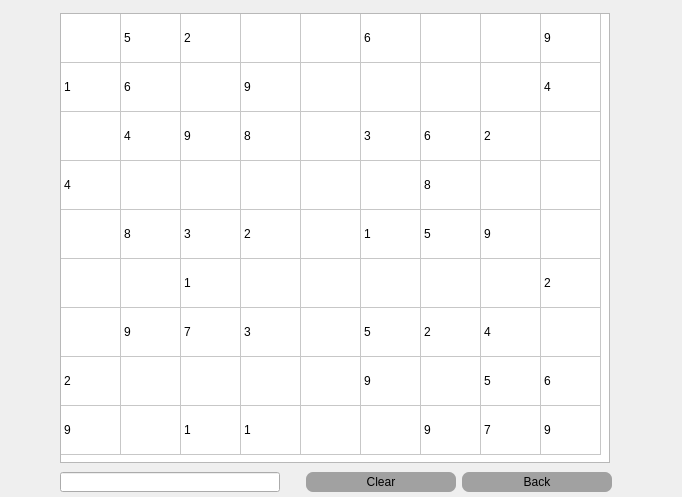
<?xml version="1.0" encoding="UTF-8"?>
<ui version="4.0">
 <class>SudokuWindow</class>
 <widget class="QDialog" name="SudokuWindow">
  <property name="enabled">
   <bool>true</bool>
  </property>
  <property name="geometry">
   <rect>
    <x>0</x>
    <y>0</y>
    <width>682</width>
    <height>497</height>
   </rect>
  </property>
  <property name="tabletTracking">
   <bool>false</bool>
  </property>
  <property name="windowTitle">
   <string>Dialog</string>
  </property>
  <property name="styleSheet">
   <string notr="true">QPushButton
{
	background-color: rgb(161, 161, 161);
	border-Radius: 7px;
}

QPushButton:hover{
color: red;
border-color: red;
border-width: 2px;
}
</string>
  </property>
  <widget class="QWidget" name="verticalLayoutWidget">
   <property name="geometry">
    <rect>
     <x>60</x>
     <y>10</y>
     <width>552</width>
     <height>485</height>
    </rect>
   </property>
   <layout class="QVBoxLayout" name="verticalLayout">
    <item>
     <widget class="QTableWidget" name="SudokuTable">
      <property name="enabled">
       <bool>true</bool>
      </property>
      <property name="sizePolicy">
       <sizepolicy hsizetype="Fixed" vsizetype="Fixed">
        <horstretch>0</horstretch>
        <verstretch>0</verstretch>
       </sizepolicy>
      </property>
      <property name="minimumSize">
       <size>
        <width>550</width>
        <height>450</height>
       </size>
      </property>
      <property name="maximumSize">
       <size>
        <width>550</width>
        <height>450</height>
       </size>
      </property>
      <property name="baseSize">
       <size>
        <width>0</width>
        <height>0</height>
       </size>
      </property>
      <property name="autoFillBackground">
       <bool>false</bool>
      </property>
      <property name="styleSheet">
       <string notr="true"/>
      </property>
      <property name="lineWidth">
       <number>1</number>
      </property>
      <property name="midLineWidth">
       <number>0</number>
      </property>
      <property name="showDropIndicator" stdset="0">
       <bool>true</bool>
      </property>
      <property name="alternatingRowColors">
       <bool>false</bool>
      </property>
      <property name="selectionMode">
       <enum>QAbstractItemView::SingleSelection</enum>
      </property>
      <property name="iconSize">
       <size>
        <width>0</width>
        <height>0</height>
       </size>
      </property>
      <property name="textElideMode">
       <enum>Qt::ElideLeft</enum>
      </property>
      <property name="showGrid">
       <bool>true</bool>
      </property>
      <property name="rowCount">
       <number>9</number>
      </property>
      <property name="columnCount">
       <number>9</number>
      </property>
      <attribute name="horizontalHeaderVisible">
       <bool>false</bool>
      </attribute>
      <attribute name="horizontalHeaderMinimumSectionSize">
       <number>60</number>
      </attribute>
      <attribute name="horizontalHeaderDefaultSectionSize">
       <number>60</number>
      </attribute>
      <attribute name="verticalHeaderVisible">
       <bool>false</bool>
      </attribute>
      <attribute name="verticalHeaderMinimumSectionSize">
       <number>49</number>
      </attribute>
      <attribute name="verticalHeaderDefaultSectionSize">
       <number>49</number>
      </attribute>
      <row/>
      <row/>
      <row/>
      <row/>
      <row/>
      <row/>
      <row/>
      <row/>
      <row/>
      <column/>
      <column/>
      <column/>
      <column/>
      <column/>
      <column/>
      <column/>
      <column/>
      <column/>
      <item row="0" column="0">
       <property name="text">
        <string/>
       </property>
       <property name="font">
        <font>
         <underline>false</underline>
        </font>
       </property>
       <property name="background">
        <brush brushstyle="NoBrush">
         <color alpha="255">
          <red>255</red>
          <green>255</green>
          <blue>255</blue>
         </color>
        </brush>
       </property>
      </item>
      <item row="0" column="1">
       <property name="text">
        <string>5</string>
       </property>
       <property name="flags">
        <set>ItemIsSelectable|ItemIsDragEnabled|ItemIsDropEnabled|ItemIsUserCheckable|ItemIsEnabled</set>
       </property>
      </item>
      <item row="0" column="2">
       <property name="text">
        <string>2</string>
       </property>
       <property name="flags">
        <set>ItemIsSelectable|ItemIsDragEnabled|ItemIsDropEnabled|ItemIsUserCheckable|ItemIsEnabled</set>
       </property>
      </item>
      <item row="0" column="5">
       <property name="text">
        <string>6</string>
       </property>
       <property name="flags">
        <set>ItemIsSelectable|ItemIsDragEnabled|ItemIsDropEnabled|ItemIsUserCheckable|ItemIsEnabled</set>
       </property>
      </item>
      <item row="0" column="8">
       <property name="text">
        <string>9</string>
       </property>
       <property name="flags">
        <set>ItemIsSelectable|ItemIsDragEnabled|ItemIsDropEnabled|ItemIsUserCheckable|ItemIsEnabled</set>
       </property>
      </item>
      <item row="1" column="0">
       <property name="text">
        <string>1</string>
       </property>
       <property name="flags">
        <set>ItemIsSelectable|ItemIsDragEnabled|ItemIsDropEnabled|ItemIsUserCheckable|ItemIsEnabled</set>
       </property>
      </item>
      <item row="1" column="1">
       <property name="text">
        <string>6</string>
       </property>
       <property name="flags">
        <set>ItemIsSelectable|ItemIsDragEnabled|ItemIsDropEnabled|ItemIsUserCheckable|ItemIsEnabled</set>
       </property>
      </item>
      <item row="1" column="3">
       <property name="text">
        <string>9</string>
       </property>
       <property name="flags">
        <set>ItemIsSelectable|ItemIsDragEnabled|ItemIsDropEnabled|ItemIsUserCheckable|ItemIsEnabled</set>
       </property>
      </item>
      <item row="1" column="4">
       <property name="text">
        <string/>
       </property>
      </item>
      <item row="1" column="8">
       <property name="text">
        <string>4</string>
       </property>
       <property name="flags">
        <set>ItemIsSelectable|ItemIsDragEnabled|ItemIsDropEnabled|ItemIsUserCheckable|ItemIsEnabled</set>
       </property>
      </item>
      <item row="2" column="1">
       <property name="text">
        <string>4</string>
       </property>
       <property name="flags">
        <set>ItemIsSelectable|ItemIsDragEnabled|ItemIsDropEnabled|ItemIsUserCheckable|ItemIsEnabled</set>
       </property>
      </item>
      <item row="2" column="2">
       <property name="text">
        <string>9</string>
       </property>
       <property name="flags">
        <set>ItemIsSelectable|ItemIsDragEnabled|ItemIsDropEnabled|ItemIsUserCheckable|ItemIsEnabled</set>
       </property>
      </item>
      <item row="2" column="3">
       <property name="text">
        <string>8</string>
       </property>
       <property name="flags">
        <set>ItemIsSelectable|ItemIsDragEnabled|ItemIsDropEnabled|ItemIsUserCheckable|ItemIsEnabled</set>
       </property>
      </item>
      <item row="2" column="5">
       <property name="text">
        <string>3</string>
       </property>
       <property name="flags">
        <set>ItemIsSelectable|ItemIsDragEnabled|ItemIsDropEnabled|ItemIsUserCheckable|ItemIsEnabled</set>
       </property>
      </item>
      <item row="2" column="6">
       <property name="text">
        <string>6</string>
       </property>
       <property name="flags">
        <set>ItemIsSelectable|ItemIsDragEnabled|ItemIsDropEnabled|ItemIsUserCheckable|ItemIsEnabled</set>
       </property>
      </item>
      <item row="2" column="7">
       <property name="text">
        <string>2</string>
       </property>
       <property name="flags">
        <set>ItemIsSelectable|ItemIsDragEnabled|ItemIsDropEnabled|ItemIsUserCheckable|ItemIsEnabled</set>
       </property>
      </item>
      <item row="3" column="0">
       <property name="text">
        <string>4</string>
       </property>
       <property name="flags">
        <set>ItemIsSelectable|ItemIsDragEnabled|ItemIsDropEnabled|ItemIsUserCheckable|ItemIsEnabled</set>
       </property>
      </item>
      <item row="3" column="1">
       <property name="text">
        <string/>
       </property>
      </item>
      <item row="3" column="6">
       <property name="text">
        <string>8</string>
       </property>
       <property name="flags">
        <set>ItemIsSelectable|ItemIsDragEnabled|ItemIsDropEnabled|ItemIsUserCheckable|ItemIsEnabled</set>
       </property>
      </item>
      <item row="4" column="1">
       <property name="text">
        <string>8</string>
       </property>
       <property name="flags">
        <set>ItemIsSelectable|ItemIsDragEnabled|ItemIsDropEnabled|ItemIsUserCheckable|ItemIsEnabled</set>
       </property>
      </item>
      <item row="4" column="2">
       <property name="text">
        <string>3</string>
       </property>
       <property name="flags">
        <set>ItemIsSelectable|ItemIsDragEnabled|ItemIsDropEnabled|ItemIsUserCheckable|ItemIsEnabled</set>
       </property>
      </item>
      <item row="4" column="3">
       <property name="text">
        <string>2</string>
       </property>
       <property name="flags">
        <set>ItemIsSelectable|ItemIsDragEnabled|ItemIsDropEnabled|ItemIsUserCheckable|ItemIsEnabled</set>
       </property>
      </item>
      <item row="4" column="5">
       <property name="text">
        <string>1</string>
       </property>
       <property name="flags">
        <set>ItemIsSelectable|ItemIsDragEnabled|ItemIsDropEnabled|ItemIsUserCheckable|ItemIsEnabled</set>
       </property>
      </item>
      <item row="4" column="6">
       <property name="text">
        <string>5</string>
       </property>
       <property name="flags">
        <set>ItemIsSelectable|ItemIsDragEnabled|ItemIsDropEnabled|ItemIsUserCheckable|ItemIsEnabled</set>
       </property>
      </item>
      <item row="4" column="7">
       <property name="text">
        <string>9</string>
       </property>
       <property name="flags">
        <set>ItemIsSelectable|ItemIsDragEnabled|ItemIsDropEnabled|ItemIsUserCheckable|ItemIsEnabled</set>
       </property>
      </item>
      <item row="5" column="2">
       <property name="text">
        <string>1</string>
       </property>
       <property name="flags">
        <set>ItemIsSelectable|ItemIsDragEnabled|ItemIsDropEnabled|ItemIsUserCheckable|ItemIsEnabled</set>
       </property>
      </item>
      <item row="5" column="8">
       <property name="text">
        <string>2</string>
       </property>
       <property name="flags">
        <set>ItemIsSelectable|ItemIsDragEnabled|ItemIsDropEnabled|ItemIsUserCheckable|ItemIsEnabled</set>
       </property>
      </item>
      <item row="6" column="1">
       <property name="text">
        <string>9</string>
       </property>
       <property name="flags">
        <set>ItemIsSelectable|ItemIsDragEnabled|ItemIsDropEnabled|ItemIsUserCheckable|ItemIsEnabled</set>
       </property>
      </item>
      <item row="6" column="2">
       <property name="text">
        <string>7</string>
       </property>
       <property name="flags">
        <set>ItemIsSelectable|ItemIsDragEnabled|ItemIsDropEnabled|ItemIsUserCheckable|ItemIsEnabled</set>
       </property>
      </item>
      <item row="6" column="3">
       <property name="text">
        <string>3</string>
       </property>
       <property name="flags">
        <set>ItemIsSelectable|ItemIsDragEnabled|ItemIsDropEnabled|ItemIsUserCheckable|ItemIsEnabled</set>
       </property>
      </item>
      <item row="6" column="5">
       <property name="text">
        <string>5</string>
       </property>
       <property name="flags">
        <set>ItemIsSelectable|ItemIsDragEnabled|ItemIsDropEnabled|ItemIsUserCheckable|ItemIsEnabled</set>
       </property>
      </item>
      <item row="6" column="6">
       <property name="text">
        <string>2</string>
       </property>
       <property name="flags">
        <set>ItemIsSelectable|ItemIsDragEnabled|ItemIsDropEnabled|ItemIsUserCheckable|ItemIsEnabled</set>
       </property>
      </item>
      <item row="6" column="7">
       <property name="text">
        <string>4</string>
       </property>
       <property name="flags">
        <set>ItemIsSelectable|ItemIsDragEnabled|ItemIsDropEnabled|ItemIsUserCheckable|ItemIsEnabled</set>
       </property>
      </item>
      <item row="7" column="0">
       <property name="text">
        <string>2</string>
       </property>
       <property name="flags">
        <set>ItemIsSelectable|ItemIsDragEnabled|ItemIsDropEnabled|ItemIsUserCheckable|ItemIsEnabled</set>
       </property>
      </item>
      <item row="7" column="5">
       <property name="text">
        <string>9</string>
       </property>
       <property name="flags">
        <set>ItemIsSelectable|ItemIsDragEnabled|ItemIsDropEnabled|ItemIsUserCheckable|ItemIsEnabled</set>
       </property>
      </item>
      <item row="7" column="6">
       <property name="text">
        <string/>
       </property>
      </item>
      <item row="7" column="7">
       <property name="text">
        <string>5</string>
       </property>
       <property name="flags">
        <set>ItemIsSelectable|ItemIsDragEnabled|ItemIsDropEnabled|ItemIsUserCheckable|ItemIsEnabled</set>
       </property>
      </item>
      <item row="7" column="8">
       <property name="text">
        <string>6</string>
       </property>
       <property name="flags">
        <set>ItemIsSelectable|ItemIsDragEnabled|ItemIsDropEnabled|ItemIsUserCheckable|ItemIsEnabled</set>
       </property>
      </item>
      <item row="8" column="0">
       <property name="text">
        <string>9</string>
       </property>
       <property name="flags">
        <set>ItemIsSelectable|ItemIsDragEnabled|ItemIsDropEnabled|ItemIsUserCheckable|ItemIsEnabled</set>
       </property>
      </item>
      <item row="8" column="2">
       <property name="text">
        <string>1</string>
       </property>
       <property name="flags">
        <set>ItemIsSelectable|ItemIsDragEnabled|ItemIsDropEnabled|ItemIsUserCheckable|ItemIsEnabled</set>
       </property>
      </item>
      <item row="8" column="3">
       <property name="text">
        <string>1</string>
       </property>
       <property name="flags">
        <set>ItemIsSelectable|ItemIsDragEnabled|ItemIsDropEnabled|ItemIsUserCheckable|ItemIsEnabled</set>
       </property>
      </item>
      <item row="8" column="6">
       <property name="text">
        <string>9</string>
       </property>
       <property name="flags">
        <set>ItemIsSelectable|ItemIsDragEnabled|ItemIsDropEnabled|ItemIsUserCheckable|ItemIsEnabled</set>
       </property>
      </item>
      <item row="8" column="7">
       <property name="text">
        <string>7</string>
       </property>
       <property name="flags">
        <set>ItemIsSelectable|ItemIsDragEnabled|ItemIsDropEnabled|ItemIsUserCheckable|ItemIsEnabled</set>
       </property>
      </item>
      <item row="8" column="8">
       <property name="text">
        <string>9</string>
       </property>
       <property name="flags">
        <set>ItemIsSelectable|ItemIsDragEnabled|ItemIsDropEnabled|ItemIsUserCheckable|ItemIsEnabled</set>
       </property>
      </item>
     </widget>
    </item>
    <item>
     <layout class="QHBoxLayout" name="horizontalLayout">
      <item>
       <widget class="QLineEdit" name="Rmes">
        <property name="sizePolicy">
         <sizepolicy hsizetype="Fixed" vsizetype="Fixed">
          <horstretch>0</horstretch>
          <verstretch>0</verstretch>
         </sizepolicy>
        </property>
        <property name="minimumSize">
         <size>
          <width>220</width>
          <height>20</height>
         </size>
        </property>
        <property name="maximumSize">
         <size>
          <width>0</width>
          <height>16777215</height>
         </size>
        </property>
       </widget>
      </item>
      <item>
       <spacer name="horizontalSpacer">
        <property name="orientation">
         <enum>Qt::Horizontal</enum>
        </property>
        <property name="sizeHint" stdset="0">
         <size>
          <width>40</width>
          <height>20</height>
         </size>
        </property>
       </spacer>
      </item>
      <item>
       <widget class="QPushButton" name="Clearbutton">
        <property name="sizePolicy">
         <sizepolicy hsizetype="Fixed" vsizetype="Fixed">
          <horstretch>0</horstretch>
          <verstretch>0</verstretch>
         </sizepolicy>
        </property>
        <property name="minimumSize">
         <size>
          <width>150</width>
          <height>20</height>
         </size>
        </property>
        <property name="text">
         <string>Clear</string>
        </property>
       </widget>
      </item>
      <item>
       <widget class="QPushButton" name="BackButton">
        <property name="sizePolicy">
         <sizepolicy hsizetype="Fixed" vsizetype="Fixed">
          <horstretch>0</horstretch>
          <verstretch>0</verstretch>
         </sizepolicy>
        </property>
        <property name="minimumSize">
         <size>
          <width>150</width>
          <height>20</height>
         </size>
        </property>
        <property name="text">
         <string>Back</string>
        </property>
       </widget>
      </item>
     </layout>
    </item>
   </layout>
  </widget>
 </widget>
 <resources/>
 <connections/>
</ui>
